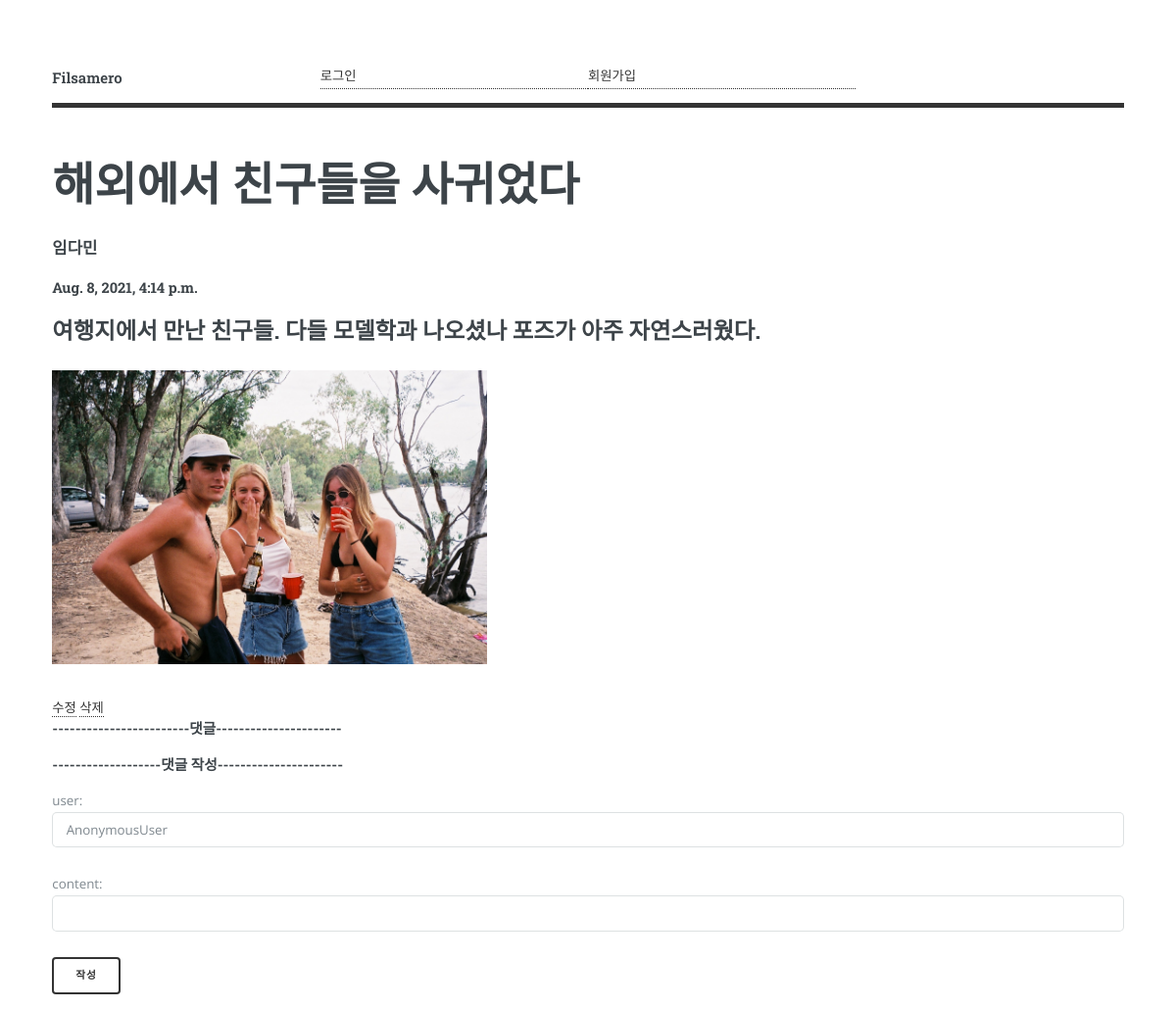
/detail/4/, run on the app's committed database.
### blogApp/models.py (models this page shows, shortened)
class Blog(models.Model):
    objects = models.Manager()
    title = models.CharField(max_length=100)
    writer = models.CharField(max_length=100)
    pub_date = models.DateTimeField()
    body = models.TextField()
    image = models.ImageField(upload_to = 'images/', default = "")

### blogApp/views.py (the view)
# urls.py: path('detail/<int:id>/', detail, name="detail"),  # detail 페이지
def detail(request,id):
    detail_data = get_object_or_404(Blog,pk=id)
    comments = Comment.objects.filter(blog_id = id)
    context= {
        'title' : detail_data.title,
        'writer' : detail_data.writer,
        'pub_date' : detail_data.pub_date,
        'body' : detail_data.body,
        'id' : id,
        'comments' : comments,
        'image' : detail_data.image
    }
    return render(request,'community_detail.html',context)

### blogApp/templates/community_detail.html (shortened to what this page needs)
{% load static %}
<!DOCTYPE html>
<html>
  <head>
    <link rel="stylesheet" href="{% static 'css/main.css' %}" />
  </head>
  <body class="is-preload">
    <div id="wrapper">
		<div id="main">
		  <div class="inner">
			<header id="header">
				<a href="{% url 'mainpage' %}" class="logo"><strong>Filsamero</strong></a>
				{% if user.is_authenticated %}
				<a href = "{% url 'logout' %}" >로그아웃</a>
				{% else %}
				<a href = "{% url 'login' %}" >로그인</a>
				<a href = "{% url 'signup' %}">회원가입</a>
				{% endif %}
			  <ul class="icons">
			  </ul>
			</header>
			<section id="banner">
			  <div class="content">
                <h1>{{title}}</h1>
                <h3>{{writer}}</h3>
                <h4>{{pub_date}}</h4>
                <h2>{{body}}</h2>
                <img src="{{image.url}}" height="300"/>
                <a href="{% url 'update_page' id %}">수정</a>
                <a href="{% url 'delete' id %}">삭제</a>
                <h4>------------------------댓글----------------------</h4>
                <h4>-------------------댓글 작성----------------------</h4>
                <form action="{% url 'create_comment' id %}" method="POST" enctype="multipart/form-data">
                    <p>user: <input type="text" name="user" value="{{user}}"></p>
                    <p>content: <input type="text" name="content" value="{{content}}"></p>
                    <button type="submit">작성</button>
                </form>
			  </div>
			</section>
		  </div>
		</div>
	  </div>
	</body>
  </html>

### data on the page
Blog: title "해외에서 친구들을 사귀었다", writer "임다민", pub_date "Aug. 8, 2021, 4:14 p.m.", body "여행지에서 만난 친구들. 다들 모델학과 나오셨나 포즈가 아주 자연스러웠다."
